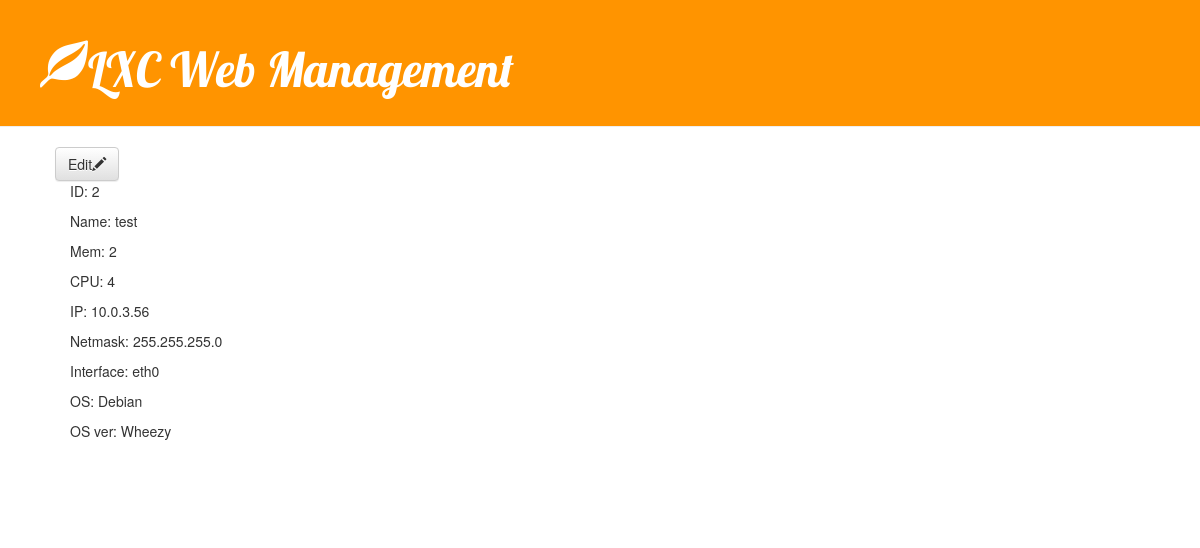
Screenshot of /container/2/ with the database file from the repository.
### containers/models.py (models this page shows, shortened)
class Container(models.Model):
    name = models.TextField()
    net_ip = models.GenericIPAddressField()
    net_mask = models.GenericIPAddressField()
    net_if = models.TextField()
    mem = models.IntegerField()
    cpu = models.IntegerField()
    os_type = models.TextField()
    os_ver = models.TextField()

### containers/views.py (the view)
# urls.py: url(r'^container/(?P<pk>[0-9]+)/$', views.container_details, name='container_details'),
def container_details(request, pk):
    container = get_object_or_404(Container, pk=pk)
    return render(request, 'containers/container_details.html', {'container': container})

### containers/templates/containers/container_details.html
{% extends 'containers/base.html' %}
{% block content %}
<a class="btn btn-default" href="{% url 'container_edit' pk=container.pk %}">Edit<span class="glyphicon glyphicon-pencil"></span></a>
        <div class="container">
            <p>ID: {{ container.id }}</p>
            <p>Name: {{ container.name }} </p>
            <p>Mem: {{ container.mem }} </p>
            <p>CPU: {{ container.cpu }} </p>
            <p>IP: {{ container.net_ip }} </p>
            <p>Netmask: {{ container.net_mask }} </p>
            <p>Interface: {{ container.net_if }} </p>
            <p>OS: {{ container.os_type }} </p>
            <p>OS ver: {{ container.os_ver }} </p>
        </div>
{% endblock %}

### static/css/main.css (style rules this page uses)
.container { margin-bottom: 70px; }

### rows the page displays
Container: id "2", name "test", mem "2", cpu "4", net_ip "10.0.3.56", net_mask "255.255.255.0", net_if "eth0", os_type "Debian", os_ver "Wheezy"
